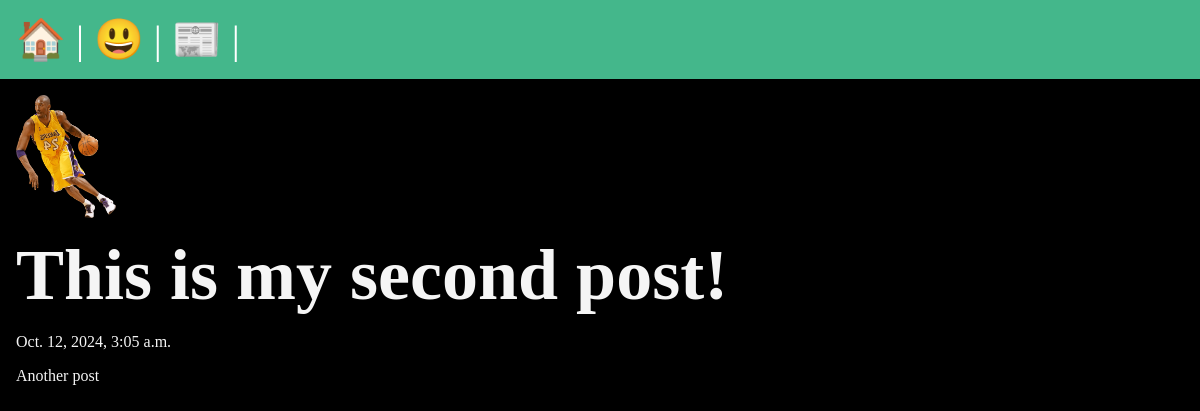
/posts/my-second-post, run on the app's committed database.
### posts/models.py (models this page shows, shortened)
class Post(models.Model):
    title = models.CharField(max_length=75)
    body = models.TextField()
    slug = models.SlugField()
    date = models.DateTimeField(auto_now_add=True)
    banner = models.ImageField(default='fallback.png', blank=True)

### posts/views.py (the view)
# urls.py: path('<slug:slug>', views.post_page, name="page")
def post_page(request, slug):
    post = Post.objects.get(slug=slug)
    return render(request, 'posts/post_page.html', { 'post': post })

### posts/templates/posts/post_page.html (shortened to what this page needs)
{% extends "layout.html" %}
{% block content %}
    <section>
        <div class="parent">
            <img
                class="banner"
                src="{{ post.banner.url }}"
                alt="{{ post.title }}"
                width="300"
            />
        </div>
        <h1>{{post.title}}</h1>
        <p>{{ post.date }}</p>
        <p>{{ post.body }}</p>
    </section>
{% endblock %}

### static/css/style.css (style rules this page uses)
* { margin: 0; padding: 0; box-sizing: border-box; }
body { min-height: 100vh; background-color: black; color: whitesmoke; font-size: 3rem; }
section { display: flex; flex-flow: column; gap: 1rem; }
p { font-size: 1rem; }
.banner { display: block; width: 100%; max-width: 800px; }
.parent { width: 100px; }
img { display: block; width: 100%; height: auto; }

### data on the page
Post: banner (picture), title "This is my second post!", date "Oct. 12, 2024, 3:05 a.m.", body "Another post"
